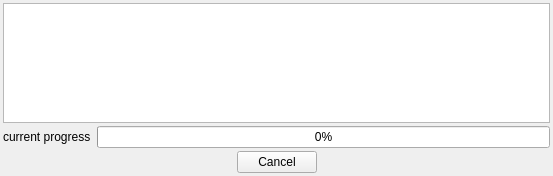
<?xml version="1.0" encoding="UTF-8"?>
<ui version="4.0">
 <class>ProgressWin</class>
 <widget class="QWidget" name="ProgressWin">
  <property name="windowModality">
   <enum>Qt::WindowModal</enum>
  </property>
  <property name="geometry">
   <rect>
    <x>0</x>
    <y>0</y>
    <width>553</width>
    <height>176</height>
   </rect>
  </property>
  <property name="windowTitle">
   <string>work progress</string>
  </property>
  <property name="windowIcon">
   <iconset resource="RealCompare.qrc">
    <normaloff>:/Resources/edit/global/ndd.ico</normaloff>:/Resources/edit/global/ndd.ico</iconset>
  </property>
  <layout class="QVBoxLayout" name="verticalLayout">
   <property name="spacing">
    <number>3</number>
   </property>
   <property name="leftMargin">
    <number>3</number>
   </property>
   <property name="topMargin">
    <number>3</number>
   </property>
   <property name="rightMargin">
    <number>3</number>
   </property>
   <property name="bottomMargin">
    <number>3</number>
   </property>
   <item>
    <widget class="QTextBrowser" name="output">
     <property name="horizontalScrollBarPolicy">
      <enum>Qt::ScrollBarAlwaysOff</enum>
     </property>
    </widget>
   </item>
   <item>
    <layout class="QHBoxLayout" name="horizontalLayout">
     <item>
      <widget class="QLabel" name="label">
       <property name="text">
        <string>current progress</string>
       </property>
      </widget>
     </item>
     <item>
      <widget class="QProgressBar" name="progressBar">
       <property name="value">
        <number>0</number>
       </property>
      </widget>
     </item>
    </layout>
   </item>
   <item>
    <layout class="QHBoxLayout" name="horizontalLayout_2">
     <item>
      <spacer name="horizontalSpacer_2">
       <property name="orientation">
        <enum>Qt::Horizontal</enum>
       </property>
       <property name="sizeHint" stdset="0">
        <size>
         <width>40</width>
         <height>20</height>
        </size>
       </property>
      </spacer>
     </item>
     <item>
      <widget class="QPushButton" name="quitBt">
       <property name="enabled">
        <bool>true</bool>
       </property>
       <property name="text">
        <string>Cancel</string>
       </property>
      </widget>
     </item>
     <item>
      <spacer name="horizontalSpacer">
       <property name="orientation">
        <enum>Qt::Horizontal</enum>
       </property>
       <property name="sizeHint" stdset="0">
        <size>
         <width>40</width>
         <height>20</height>
        </size>
       </property>
      </spacer>
     </item>
    </layout>
   </item>
  </layout>
 </widget>
 <layoutdefault spacing="6" margin="11"/>
 <resources>
  <include location="RealCompare.qrc"/>
 </resources>
 <connections>
  <connection>
   <sender>quitBt</sender>
   <signal>clicked()</signal>
   <receiver>ProgressWin</receiver>
   <slot>slot_quitBt()</slot>
   <hints>
    <hint type="sourcelabel">
     <x>343</x>
     <y>178</y>
    </hint>
    <hint type="destinationlabel">
     <x>364</x>
     <y>175</y>
    </hint>
   </hints>
  </connection>
 </connections>
 <slots>
  <slot>slot_quitBt()</slot>
 </slots>
</ui>
